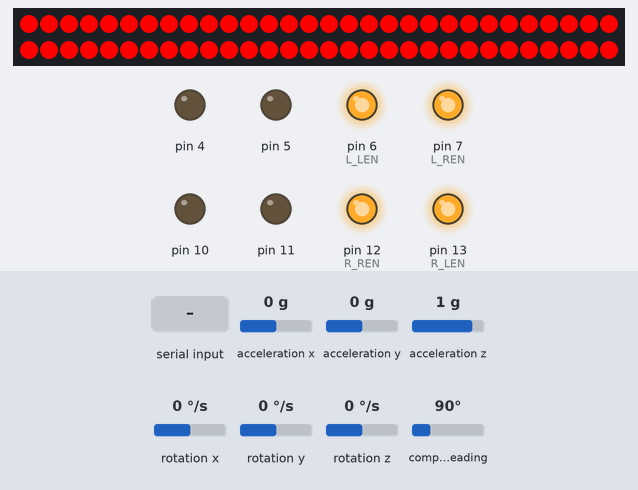
The program below on a simulated Arduino Mega 2560, built with avr-gcc and run on an emulated ATmega2560. Parts: 60 RGB LEDs in strip order, left to right, continuing on the next row, output pins drawn as LEDs (lit = HIGH). Inputs (shaded band) come from the test bench; at power-on: acceleration x 0 g, acceleration y 0 g, acceleration z 1 g, rotation x 0 °/s, rotation y 0 °/s, rotation z 0 °/s, compass heading 90°. What the program prints to the serial monitor is not drawn.

Above: at 2.2 s.
2.3 s: "CMD_VEL,,45\n" received over Serial
At 3.2 s:
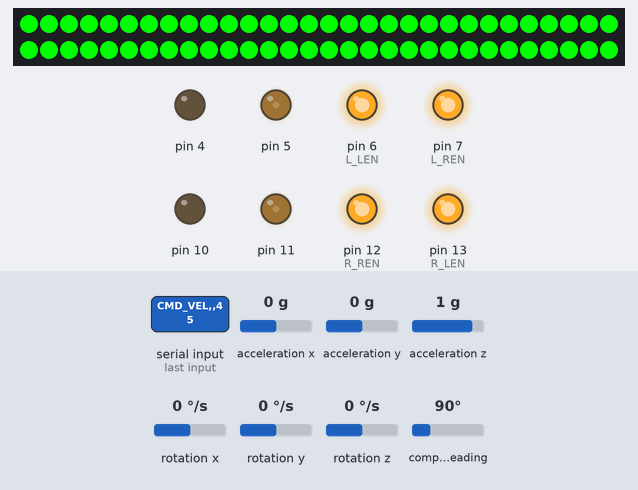
Timing chart, 0 to 5.3 s (numbered marks = the images above; inputs shaded):
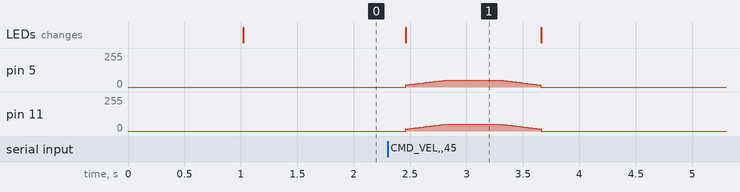

Measured:
- after the input at 2.3 s, pin 5, pin 11: rises from 0/255 to 50/255 in 0.34 s, then falls to 0/255 in 0.86 s; the LEDs: change after 0.16 s (image 1)

The program:

main.cpp
```cpp
#include <Arduino.h>
#include "sonar_driver.h"
#include "pi_bridge.h"
#include "imu_driver.h"
#include "motor_driver.h"
#include "joystick_control.h"
#include "led_driver.h"

#define JOYSTICK_MODE 0
#define AUTONMOUS_MODE 1

// timing
unsigned long lastImuRead = 0;
unsigned long lastMotorRun = 0;
unsigned long lastButtonCheck = 0;
unsigned long lastFlash = 0;

const unsigned long imuPeriod  = 20;  // ms delay
const unsigned long motorPeriod = 20;
const unsigned long buttonPeriod = 50;
const unsigned long flashPeriod = 1000;

// motor control
int left_drive = 0;
int right_drive = 0;

// joystick
bool button_pressed = false;

// state
int mode = AUTONMOUS_MODE;
int led_state = 0;

void setup() {
  Serial.begin(230400);
  delay(1000); // needed for IMU to fully initialize
  setup_pi_bridge();
  setup_imu_driver();
  setup_motor_driver();
  setup_joystick();
  setup_led_driver();
}

void loop() {
    unsigned long now = millis();
    // IMU
    if (now - lastImuRead >= imuPeriod) {
      lastImuRead = now;
      read_imu();
    }
    // Joystick Button
    // if (now - lastButtonCheck >= buttonPeriod) {
    //   lastButtonCheck = now;
    //   button_pressed = read_joystick_button();
    //   if (button_pressed) {
    //     mode = !mode;
    //     Serial.print("Button Pressed. Mode switched to: ");
    //     Serial.println(mode);
    //   }
    // }
    // Motor operation
    if (now - lastMotorRun >= motorPeriod) {
      lastMotorRun = now;
      switch (mode) {
        case JOYSTICK_MODE:
          // read_joystick_drive(&left_drive, &right_drive);
          Serial.println("Joystick mode");
          blue();
          break;
        case AUTONMOUS_MODE:
          read_message_from_pi(&left_drive, &right_drive);
          break;
        default:
          left_drive = 0;
          right_drive = 0;
          Serial.println("Mode broken. Default to 0 PWM");
      }

    // if (now - lastFlash >= flashPeriod) {
    //   switch (mode) {
    //     case 0:
    //       red();
    //       break;
    //     case 1:
    //       green();
    //       break;
    //     case 2:
    //       blue();
    //       break;
    //   }
    //   led_state += 1;
    //   if (led_state > 3) {
    //     led_state = 0;
    //   }
      // Serial.println(led_state);
    // }
      // pwm messages for pi
      // Serial.print("VERBOSE,");
      // Serial.print(left_drive);
      // Serial.print(",");
      // Serial.println(right_drive);
      run_motors(left_drive, right_drive);
    }


}
```

joystick_control.h
```cpp
#pragma once

void setup_joystick();
void read_joystick_drive(int* left_drive, int* right_drive);
bool read_joystick_button();
```

pi_bridge.h
```cpp
void setup_pi_bridge();
void read_message_from_pi(int* left_drive, int* right_drive);
```

joystick_control.cpp
```cpp
#include <Adafruit_Sensor.h>

#include "imu_driver.h"
#include "joystick_control.h"
#include "motor_driver.h"

// ================= JOYSTICK =================
#define JOY_X A0
#define JOY_Y A1
#define JOY_SW 9

int deadzone = 50;
int lastButtonState = 1;

// ================= PID =================
float Kp = 1.0;
float Ki = 0.0;
float Kd = 0.0;

float targetHeading = 0;
float currentHeading = 0;

float error = 0;
float lastError = 0;
float integral = 0;

float getHeading() {
  sensors_event_t event;
  bno.getEvent(&event);
  return event.orientation.x;
}

int applyDeadzone(int val, int center = 512) {
  if (abs(val - center) < deadzone) return center;
  return val;
}

int joystickToSigned(int val) {
  val = applyDeadzone(val);
  if (val == 512) return 0;
  return map(val, 0, 1023, -MAX_PWM, MAX_PWM);
}

void setup_joystick(){
    targetHeading = getHeading(); // gets heading from IMU
    pinMode(JOY_SW, INPUT_PULLUP);
}

bool read_joystick_button() {
    int buttonState = digitalRead(JOY_SW);
    Serial.print("buttons state:");
    Serial.println(buttonState);
    if (lastButtonState == 1 && buttonState == 0) {
        if (buttonState == 0) {
            lastButtonState = buttonState;
            return true;
        }
    }

    lastButtonState = buttonState;
    return false;
}

void read_joystick_drive(int* left_drive, int* right_drive){
    error = 0;
    // Read Joystick
    int rawX = analogRead(JOY_X);
    int rawY = analogRead(JOY_Y);

    int turnInput = joystickToSigned(rawX);
    int forwardInput = joystickToSigned(rawY);

    // Use PID
    targetHeading += (turnInput * 0.05);

    if (targetHeading > 360) targetHeading -= 360;
    if (targetHeading < 0) targetHeading += 360;

    currentHeading = getHeading();

    error = targetHeading; //- currentHeading;

    if (error > 180) error -= 360;
    if (error < -180) error += 360;

    integral += error;
    float derivative = error - lastError;

    float correction = Kp * error + Ki * integral + Kd * derivative;

    lastError = error;

    // Output commands
    *left_drive = forwardInput + correction;
    *right_drive = forwardInput - correction;

    // ===== DEBUG =====
    Serial.print("PWM L:");
    Serial.print(*left_drive);
    Serial.print(" R:");
    Serial.println(*right_drive);

    // Serial.print(" | HEAD:");
    // Serial.print(currentHeading);

    // Serial.print(" | ERR:");
    // Serial.println(error);
}
```

pi_bridge.cpp
```cpp
#include <Arduino.h>
#include "motor_driver.h"

#define WHEEL_BASE 0.43
// max with 18V is 2.69 m/s. After load assuming only 75% efficiency: 2.69 * 0.75 = 2.02 m/s
// 0.56 equates with 50 PWM for testing
#define MAX_SPEED 0.56

// timeout function
unsigned long lastCmdVel = 0;
const unsigned long timeoutPeriod = 1000;


void convert_to_pwm(float linear_x, float angular_z, int* left_drive, int* right_drive);

void setup_pi_bridge() {
     Serial.setTimeout(2); // this is for the readStringUntil() function for the serial to stop it from blocking the full 1000ms when waiting for a message
}

void read_message_from_pi(int* left_drive, int* right_drive) {
    unsigned long now = millis();
    String latest_cmd = "";

    while (Serial.available() > 0) {
        String input = Serial.readStringUntil('\n');
        input.trim();

        if (input.startsWith("CMD_VEL,")) {
            latest_cmd = input;  // keep overwriting; newest wins
        }
    }
    if (latest_cmd.length() > 0) {
        int index_one = latest_cmd.indexOf(',');
        int index_two = latest_cmd.indexOf(',', index_one + 1);

        if (index_one != -1 && index_two != -1) {
            float linear_x = latest_cmd.substring(index_one + 1, index_two).toFloat();
            float angular_z = latest_cmd.substring(index_two + 1).toFloat();

            lastCmdVel = now;
            convert_to_pwm(linear_x, angular_z, left_drive, right_drive);
        }
    }
    // timeout watchdog to stop the motors after 1 second of no new commands
    if (now - lastCmdVel >= timeoutPeriod) {
        lastCmdVel = now;
        *left_drive = 0;
        *right_drive = 0;
    }
}

void convert_to_pwm(float linear_x, float angular_z, int* left_drive, int* right_drive) {
    // formula: left velocity (m/s) = linear_velocity (m/s) - (angular_velocity (rad/s) * wheel_base/2 (m))
    // formula: right velocity (m/s) = linear_velocity (m/s) + (angular_velocity (rad/s) * wheel_base/2 (m))
    float left_velocity = linear_x - (angular_z * (WHEEL_BASE/2));
    float right_velocity = linear_x + (angular_z * (WHEEL_BASE/2));

    // ensure neither value is higher than it should be
    float max_velocity = max(fabs(left_velocity), fabs(right_velocity));
    if (max_velocity > MAX_SPEED) {
        float scale = MAX_SPEED / max_velocity;
        left_velocity *= scale;
        right_velocity *= scale;
    }

    // map the velocity to the correct PWM value
    *left_drive  = (int)((left_velocity / MAX_SPEED) * MAX_PWM);
    *right_drive = (int)((right_velocity / MAX_SPEED) * MAX_PWM);

    // motor reads these commands backwards from what is sent
    *left_drive *= -1;
    *right_drive *= -1;
}
```

imu_driver.h
```cpp
#pragma once

#include <Adafruit_Sensor.h>
#include <Adafruit_BNO055.h>
#include <utility/imumaths.h>

extern Adafruit_BNO055 bno;

void setup_imu_driver();
void read_imu();
```

led_driver.h
```cpp
#include <Adafruit_NeoPixel.h>

extern Adafruit_NeoPixel strip;

void setup_led_driver();
void red();
void green();
void blue();
```

motor_driver.h
```cpp
#pragma once

void setup_motor_driver();
void run_motors(int left_drive, int right_drive);

extern const int MAX_PWM;
```

sonar_driver.h
```cpp
#pragma once

#include <Arduino.h>

void initSonar();

void runOneSonar(int sonarIndex);

void readSonar();
```

imu_driver.cpp
```cpp
#include <Wire.h>

#include <Adafruit_Sensor.h>
#include <Adafruit_BNO055.h>
#include <utility/imumaths.h>
#include "motor_driver.h"


Adafruit_BNO055 bno = Adafruit_BNO055(55);

bool imu_ok = true;

void setup_imu_driver() {
  if (!bno.begin()) {
    imu_ok = false;
  }

  bno.setExtCrystalUse(true);
}

void read_imu() {
    if (!imu_ok) {
        // Serial.println("DEBUG, BNO055 IMU not detected");
        return;
    }

    imu::Quaternion quat = bno.getQuat();
    imu::Vector<3> gyro = bno.getVector(Adafruit_BNO055::VECTOR_GYROSCOPE);
    imu::Vector<3> accel = bno.getVector(Adafruit_BNO055::VECTOR_LINEARACCEL);

    Serial.print("IMU,");

    // Heading
    Serial.print(quat.w(), 6); Serial.print(",");
    Serial.print(quat.x(), 6); Serial.print(",");
    Serial.print(quat.y(), 6); Serial.print(",");
    Serial.print(quat.z(), 6); Serial.print(",");

    // Angular velocity
    Serial.print(gyro.x(), 6); Serial.print(",");
    Serial.print(gyro.y(), 6); Serial.print(",");
    Serial.print(gyro.z(), 6); Serial.print(",");

    // Linear acceleration
    Serial.print(accel.x(), 6); Serial.print(",");
    Serial.print(accel.y(), 6); Serial.print(",");
    Serial.print(accel.z(), 6);

    Serial.println();  // end of line
}
```

led_driver.cpp
```cpp
#include <Adafruit_NeoPixel.h>

#define LED_PIN 2      // data pin connected to DIN
#define NUM_LEDS 60

Adafruit_NeoPixel strip(NUM_LEDS, LED_PIN, NEO_GRB + NEO_KHZ800);

void setup_led_driver() {
    strip.begin();
    strip.show(); // initialize all LEDs off
}

void red() {
    strip.fill(strip.Color(255, 0, 0));
    strip.show();
}

void green() {
    strip.fill(strip.Color(0, 255, 0));
    strip.show();
}

void blue() {
    strip.fill(strip.Color(0, 0, 255));
    strip.show();
}
```

motor_driver.cpp
```cpp
#include <Adafruit_Sensor.h>

#include "motor_driver.h"
#include "led_driver.h"

// ================= MOTOR =================
// Left motor
#define L_RPWM 5
#define L_LPWM 4
#define L_REN  7
#define L_LEN  6

// Right motor
#define R_RPWM 10
#define R_LPWM 11
#define R_REN  12
#define R_LEN  13

// PWM of 0=0V, 255=24V
// PWM of 191 = 2.69 m/s
// Calculate with RPM * 0.56(wheel sircumferance) / 60 sec

const int MAX_PWM = 50; // PWM of 191 = 18v = 2.69 m/s || PWM of 50 ~ 0.75 m/s
const int MIN_PWM = 15; // Lowest reliable PWM before stall current ~ 0.17 m/s
const int RAMP_STEP = 2;

// Soft start tracking
int currentLeftPWM = 0;
int currentRightPWM = 0;

// Soft ramp
int rampPWM(int current, int target) {
  if (current < target) {
    current += RAMP_STEP;
    if (current > target) current = target;
  } else if (current > target) {
    current -= RAMP_STEP;
    if (current < target) current = target;
  }
  return current;
}

// Motor control
void setMotor(int rpwm, int lpwm, int speedVal) {
  // avoid stall currrent deadzone
  if ((speedVal > 0 && speedVal < MIN_PWM) || (speedVal < 0 && speedVal > -MIN_PWM)) {
    speedVal = 0;
    Serial.print("VERBOSE,");
    Serial.println("Below min stall current. PWM set to 0");
  }

  if (speedVal == 0) {
    red();
  }
  else {
    green();
  }

  if (speedVal > 0) {
    analogWrite(rpwm, speedVal);
    analogWrite(lpwm, 0);
  } else if (speedVal < 0) {
    analogWrite(rpwm, 0);
    analogWrite(lpwm, -speedVal);
  } else {
    analogWrite(rpwm, 0);
    analogWrite(lpwm, 0);
  }
}

void setup_motor_driver() {
    // Set pins
    pinMode(L_REN, OUTPUT);
    pinMode(L_LEN, OUTPUT);
    pinMode(R_REN, OUTPUT);
    pinMode(R_LEN, OUTPUT);

    // enable motors
    digitalWrite(L_REN, HIGH);
    digitalWrite(L_LEN, HIGH);
    digitalWrite(R_REN, HIGH);
    digitalWrite(R_LEN, HIGH);
}

void run_motors(int left_drive, int right_drive) {
  int targetLeft  = left_drive;
  int targetRight = right_drive;

  // // add motor trim. note: -pwm = forward, +pwm = backward
  // if (targetLeft < 0 && targetRight < 0) {
  //   targetRight += -1; // Adjust for turning right when going forward
  // }
  // if (targetRight > 0 && targetLeft > 0) {
  //   targetLeft += 1; // Adjust for turning left when going backward
  // }

  targetLeft  = constrain(targetLeft, -MAX_PWM, MAX_PWM);
  targetRight = constrain(targetRight, -MAX_PWM, MAX_PWM);

  currentLeftPWM  = rampPWM(currentLeftPWM, targetLeft);
  currentRightPWM = rampPWM(currentRightPWM, targetRight);

  setMotor(L_RPWM, L_LPWM, currentLeftPWM);
  setMotor(R_RPWM, R_LPWM, currentRightPWM);
}
```

sonar_driver.cpp
```cpp
#include <Arduino.h>
#include "sonar_driver.h"

const int trigPin[20] = {52,50,48,46,44,42,40,38};
const int echoPin[20] = {53,51,49,47,45,43,41,39};

float duration, distance;

void initSonar() {
    for (int i = 0; i < 8; i++) {
        pinMode(trigPin[i], OUTPUT);
        pinMode(echoPin[i], INPUT);
    }
}

void runOneSonar(int sonarIndex) {
  digitalWrite(trigPin[sonarIndex], LOW);
  delayMicroseconds(2);
  digitalWrite(trigPin[sonarIndex], HIGH);
  delayMicroseconds(10);
  digitalWrite(trigPin[sonarIndex], LOW);

  duration = pulseIn(echoPin[sonarIndex], HIGH);
  distance = (duration*.0343)/2;
  Serial.print("Distance for sonar ");
  Serial.print(sonarIndex);
  Serial.print(": ");
  Serial.println(distance);
}

void readSonar() {
    for (int i = 0; i < 8; i++) {
        runOneSonar(i);
        delay(10);
    }
}
```
